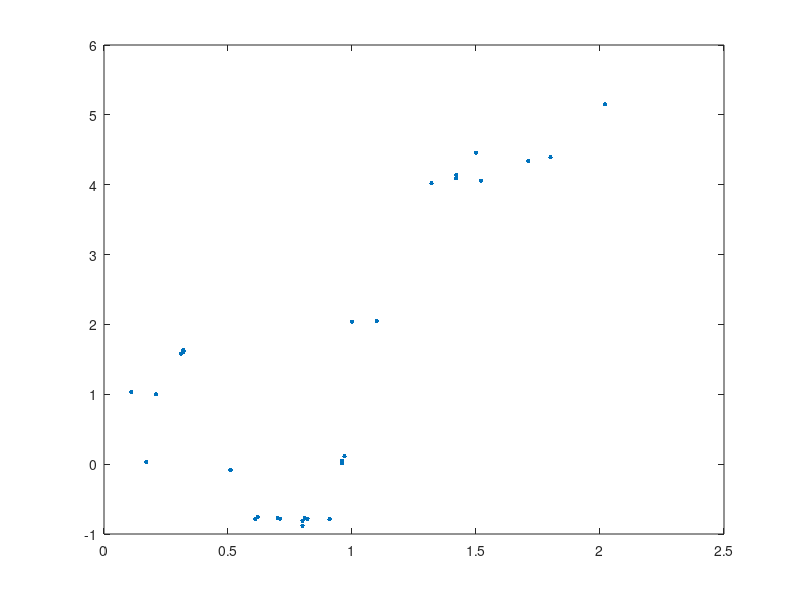

Write MATLAB code to recreate this figure. (Note: this script raises an error after producing the figure.)
clear all
clc
close all
xy=[ 1.320     4.020
    0.610    -0.790
    1.800     4.390
    0.800    -0.880
    0.620    -0.760
    1.500     4.460
    0.510    -0.090
    0.910    -0.790
    0.170     0.030
    1.000     2.040
    1.420     4.140
    0.210     1.000
    1.420     4.090
    0.110     1.030
    0.310     1.580
    0.970     0.110
    0.820    -0.780
    0.510    -0.080
    0.810    -0.770
    1.520     4.060
    0.320     1.610
    0.710    -0.780
    0.960     0.010
    0.700    -0.770
    1.100     2.050
    2.020     5.150
    1.710     4.340
    0.800    -0.810
    0.960     0.050
    0.320     1.630];

x=xy(:,1)
y=xy(:,2)

plot(x,y,'.','MarkerSize',10)

% for 
DegreeOfPolynomial=100;
    % S=?
    % T=?
    m=DegreeOfPolynomial;


    for k=0:2*m
        S(k+1)=sum(x.^k);
    end

    for k=0:m
        T(k+1)=sum(y.*x.^k);
    end

    S
    T
    SM=zeros(m+1,m+1);

    for i=1:m+1
        SM(i,:)=S(i:i+m)
    end

    aa=SM\T'

    % P=@(x) aa(1)*x.^0+aa(2)*x.^1+aa(3)*x.^2+aa(4)*x.^3+aa(5)*x.^4+aa(6)*x.^5;
    
    
    % P=@(x,m) sum(aa.*(x.^(0:m)))
    xx=0:0.01:2.5
    hold on
    yy=PolyM(aa,xx)
    plot(xx,yy,'LineWidth',2)

% end


function y=PolyM(a,x)
y=0;
for i=1:length(a)
    y=y+a(i).*x.^(i-1);
end
end